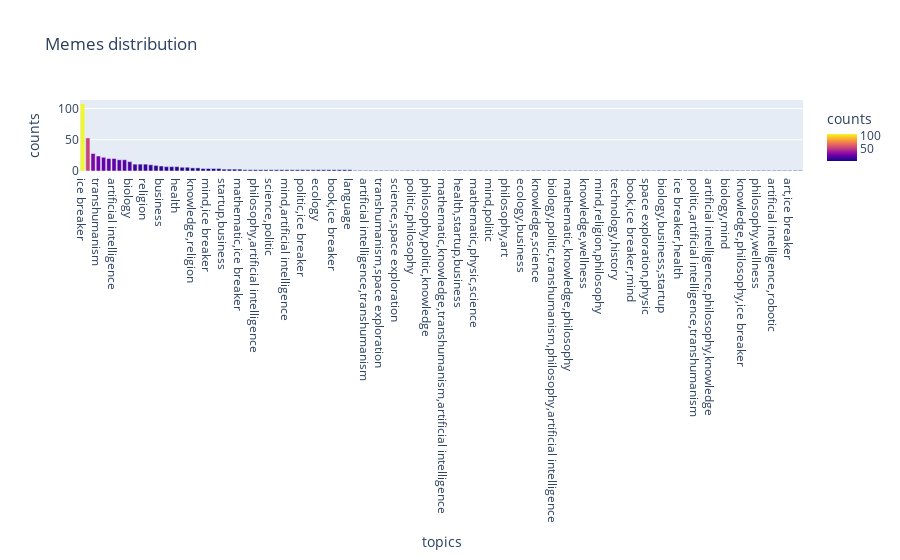

Notebook code for this chart:
### Code cell
new_df = df['topics'].value_counts().rename_axis('topics').reset_index(name='counts')

fig = px.bar(new_df, x="topics", y="counts", color="counts", title="Memes distribution")
fig.show()

### Figure 1 — Plotly figure (JSON) as saved in the notebook; plotly's stock layout.template omitted (floating-point values rounded to 4 significant figures; data arrays with more than 128 entries replaced by an {"elided": "..."} marker saying what was removed)
{"data": [{"alignmentgroup": "True", "hovertemplate": "topics=%{x}<br>counts=%{marker.color}<extra></extra>", "legendgroup": "", "marker": {"color": {"elided": "138 int values"}, "coloraxis": "coloraxis", "pattern": {"shape": ""}}, "name": "", "offsetgroup": "", "orientation": "v", "showlegend": false, "textposition": "auto", "type": "bar", "x": {"elided": "138 str values"}, "xaxis": "x", "y": {"elided": "138 int values"}, "yaxis": "y"}], "layout": {"barmode": "relative", "coloraxis": {"colorbar": {"title": {"text": "counts"}}, "colorscale": [[0, "#0d0887"], [0.1111, "#46039f"], [0.2222, "#7201a8"], [0.3333, "#9c179e"], [0.4444, "#bd3786"], [0.5556, "#d8576b"], [0.6667, "#ed7953"], [0.7778, "#fb9f3a"], [0.8889, "#fdca26"], [1, "#f0f921"]]}, "legend": {"tracegroupgap": 0}, "title": {"text": "Memes distribution"}, "xaxis": {"anchor": "y", "domain": [0, 1], "title": {"text": "topics"}}, "yaxis": {"anchor": "x", "domain": [0, 1], "title": {"text": "counts"}}}}
